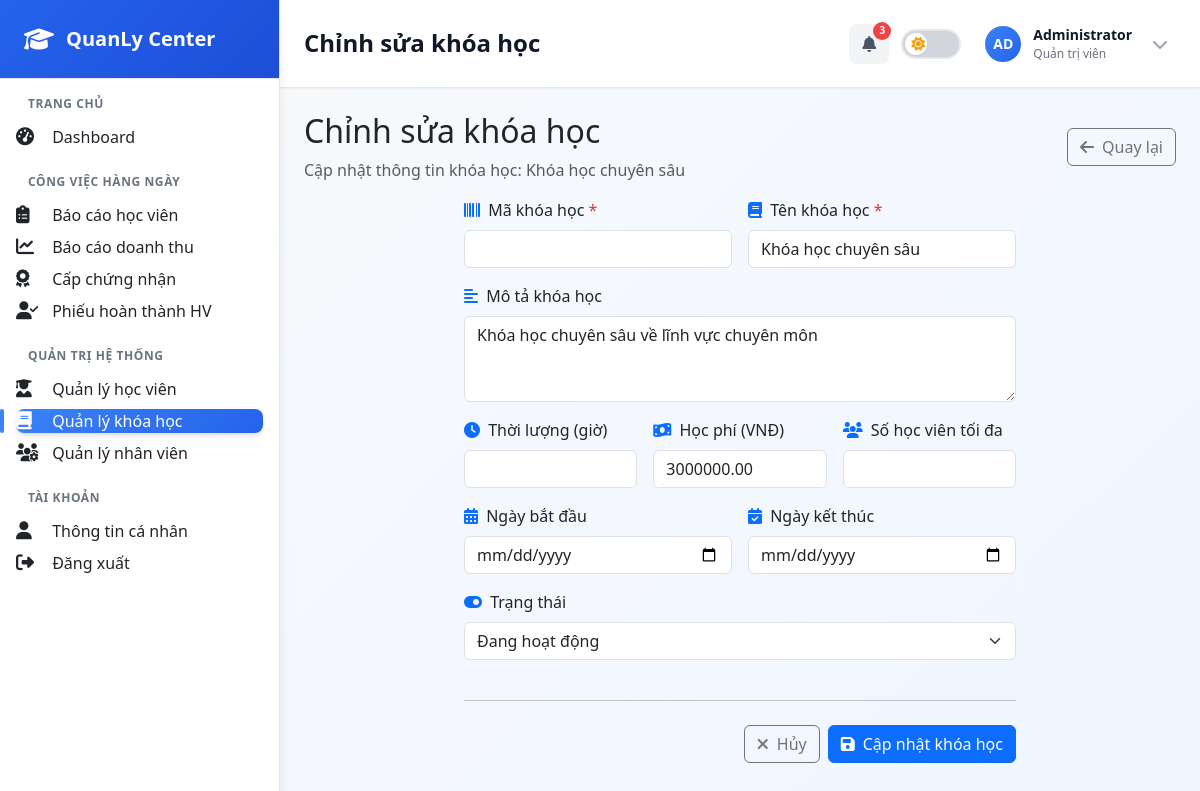
The page /public/courses/3/edit (signed in) on the database its author committed.
### tables this page shows
CREATE TABLE courses (
    id INT PRIMARY KEY AUTO_INCREMENT,
    course_name VARCHAR(100) NOT NULL,
    description TEXT,
    price DECIMAL(10, 2) NOT NULL,
    status ENUM('active', 'inactive') NOT NULL DEFAULT 'active',
    created_at TIMESTAMP DEFAULT CURRENT_TIMESTAMP,
    updated_at TIMESTAMP DEFAULT CURRENT_TIMESTAMP ON UPDATE CURRENT_TIMESTAMP
);

### app/views/courses/edit.php (the view, shortened to what the rows shown need)
<?php
require_once __DIR__ . '/../layouts/main.php';
?>
<?= pageHeader(
    'Chỉnh sửa khóa học',
    'Cập nhật thông tin khóa học: ' . htmlspecialchars($course['course_name']),
    '<a href="/Quan_ly_trung_tam/public/courses" class="btn btn-outline-secondary">
        <i class="fas fa-arrow-left me-2"></i>Quay lại
    </a>'
) ?>
<div class="p-3">
    <div class="row justify-content-center">
        <div class="col-lg-8">
            <div class="stats-card">
                <div class="card-body">
                    <form method="POST" action="/Quan_ly_trung_tam/public/courses/<?= $course['id'] ?>/update">
                        <div class="row g-3">
                            <div class="col-md-6">
                                <label class="form-label">
                                    <i class="fas fa-book text-primary me-1"></i>
                                    Tên khóa học <span class="text-danger">*</span>
                                </label>
                                <input type="text" class="form-control" name="course_name" required
                                       value="<?= htmlspecialchars($course['course_name']) ?>">
                            </div>
                            <div class="col-12">
                                <label class="form-label">
                                    <i class="fas fa-align-left text-primary me-1"></i>
                                    Mô tả khóa học
                                </label>
                                <textarea class="form-control" name="description" rows="3"><?= htmlspecialchars($course['description']) ?></textarea>
                            </div>
                            <div class="col-md-4">
                                <label class="form-label">
                                    <i class="fas fa-money-bill-wave text-primary me-1"></i>
                                    Học phí (VNĐ)
                                </label>
                                <input type="number" class="form-control" name="fee" min="0"
                                       value="<?= htmlspecialchars($course['price'] ?? '') ?>">
                            </div>
                            <div class="col-md-12">
                                <label class="form-label">
                                    <i class="fas fa-toggle-on text-primary me-1"></i>
                                    Trạng thái
                                </label>
                                <select class="form-select" name="status">
                                    <option value="active" <?= $course['status'] === 'active' ? 'selected' : '' ?>>Đang hoạt động</option>
                                </select>
                            </div>
                        </div>
                    </form>
                </div>
            </div>
        </div>
    </div>
</div>

### rows shown on the page
courses: course_name "Khóa học chuyên sâu", description "Khóa học chuyên sâu về lĩnh vực chuyên môn", fee "3000000.00", status "Đang hoạt động"

### other values the page prints
$pageTitle "Chỉnh sửa khóa học"
getUserInitials($currentUser['full_name']) "AD"
$currentUser['full_name'] "Administrator"
$title "Chỉnh sửa khóa học"
$subtitle "Cập nhật thông tin khóa học: Khóa học chuyên sâu"
$buttons "Quay lại"
